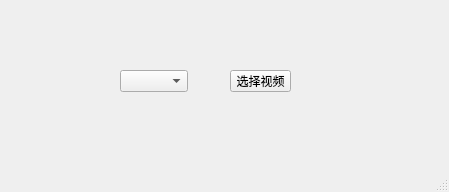
<?xml version="1.0" encoding="UTF-8"?>
<ui version="4.0">
 <class>MainWindow</class>
 <widget class="QMainWindow" name="MainWindow">
  <property name="geometry">
   <rect>
    <x>0</x>
    <y>0</y>
    <width>449</width>
    <height>192</height>
   </rect>
  </property>
  <property name="windowTitle">
   <string>vitool</string>
  </property>
  <widget class="QWidget" name="centralwidget">
   <widget class="QComboBox" name="dirList">
    <property name="geometry">
     <rect>
      <x>120</x>
      <y>70</y>
      <width>68</width>
      <height>22</height>
     </rect>
    </property>
   </widget>
   <widget class="QToolButton" name="selectVideo">
    <property name="geometry">
     <rect>
      <x>230</x>
      <y>70</y>
      <width>61</width>
      <height>22</height>
     </rect>
    </property>
    <property name="text">
     <string>选择视频</string>
    </property>
   </widget>
  </widget>
  <widget class="QStatusBar" name="statusbar"/>
 </widget>
 <resources/>
 <connections/>
</ui>
